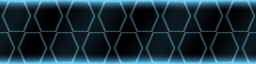
#> input picture assets_src/items/materials/buffer_ring.png, 256 x 64 px; its folder holds only this picture in this run
$ python img2vtf.py ../assets_src/items/materials/buffer_ring.png ../assets_src/items/materials/item_box_symbol.png
#> lines starting #> are read from the running program, lines starting #| are printed output that depends on the picture
#!/usr/bin/env python3
"""Convert an image to a Source VTF (+ VMT) under game/mod_hl2mp/materials/.

usage: img2vtf.py <image> <material path> [--type model|world|vgui] [--normal <image>]
                  [--surfaceprop NAME] [--metal] [--game-dir DIR]

<material path> is relative to materials/, without extension (e.g. props/crate01).
Run with tools/venv/bin/python (see tools/setup_venv.sh).

The VTF is written here directly (version 7.2, DXT1 without alpha, DXT5 with, full mip chain,
no thumbnail); Pillow does the resize and the DXT compression.

--type vgui is for HUD icons drawn by vgui (scripts/mod_textures.txt): UnlitGeneric, clamped, tinted
by the draw color through $vertexcolor and $vertexalpha. Draw those white on transparent.
"""
import argparse
import io
import struct
import sys
from pathlib import Path

from PIL import Image

REPO = Path(__file__).resolve().parent.parent
MAX_SIZE = 1024

IMAGE_FORMAT_DXT1, IMAGE_FORMAT_DXT5 = 13, 15
FLAG_CLAMPS, FLAG_CLAMPT = 0x4, 0x8
FLAG_NORMAL = 0x80
FLAG_NOLOD = 0x200
FLAG_EIGHTBITALPHA = 0x2000


def pow2_floor(n):
    p = 1
    while p * 2 <= n:
        p *= 2
    return p


def pow2_round(n):
    lo = pow2_floor(n)
    return lo * 2 if n - lo > lo * 2 - n else lo


def load(path):
    img = Image.open(path)
#> img is the input picture: PIL image 256x64 RGB; mean R, G, B 25.4, 48.5, 58.9
    img = img.convert("RGBA")
#> img: PIL image 256x64 RGBA
    w, h = (min(MAX_SIZE, max(4, pow2_round(d))) for d in img.size)
#> w = 256; h = 64
    if (w, h) != img.size:
        img = img.resize((w, h), Image.LANCZOS)
    return img


def has_alpha(img):
    return img.getchannel("A").getextrema()[0] < 255


def dxt_blocks(img, fmt):
    """Raw DXT block data for one mip level (DDS header stripped)."""
    if img.width < 4 or img.height < 4:
        canvas = Image.new("RGBA", (max(4, img.width), max(4, img.height)))
        canvas.paste(img, (0, 0))
        img = canvas
    buf = io.BytesIO()
    img.save(buf, "DDS", pixel_format="DXT5" if fmt == IMAGE_FORMAT_DXT5 else "DXT1")
    return buf.getvalue()[128:]


def encode_vtf(img, flags=0):
#> called with flags = 0
    fmt = IMAGE_FORMAT_DXT5 if has_alpha(img) else IMAGE_FORMAT_DXT1
#> fmt = 13
    if fmt == IMAGE_FORMAT_DXT5:
        flags |= FLAG_EIGHTBITALPHA
    mips = [img]
    while mips[-1].width > 1 or mips[-1].height > 1:
        w, h = mips[-1].size
        mips.append(img.resize((max(1, w // 2), max(1, h // 2)), Image.BOX))
#> after the loop, mips = 9 items
    r, g, b = (c / 255.0 for c in img.convert("RGB").resize((1, 1), Image.BOX).getpixel((0, 0)))
#> r = 0.102; g = 0.188; b = 0.231
    refl = [c ** 2.2 for c in (r, g, b)]
#> refl = [0.00658, 0.0254, 0.0399]
    header = struct.pack(
        "<4sIIIHHIHH4x3f4xfiBiBBH",
        b"VTF\0", 7, 2, 80, img.width, img.height, flags, 1, 0,
        *refl, 1.0, fmt, len(mips), -1, 0, 0, 1,
    )
    header = header.ljust(80, b"\0")
    # Source stores the mip chain smallest first.
    return header + b"".join(dxt_blocks(m, fmt) for m in reversed(mips))
#> in dxt_blocks (call 7), `img.save(buf, "DDS", pixel_format="DXT5" if fmt == IMAGE_FORMAT_DXT5 e..`:
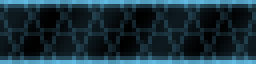
#> img: PIL image 64x16 RGBA (shown 4 times larger); mean R, G, B, A 25.7, 48.8, 59.2, 255
#> in dxt_blocks (call 8), `img.save(buf, "DDS", pixel_format="DXT5" if fmt == IMAGE_FORMAT_DXT5 e..`:
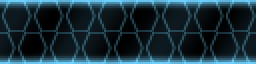
#> img: PIL image 128x32 RGBA (shown 2 times larger); mean R, G, B, A 25.8, 49, 59.5, 255


def write_vtf(src, rel, flags=0):
    out = REPO / "game/mod_hl2mp/materials" / (rel + ".vtf")
    out.parent.mkdir(parents=True, exist_ok=True)
    img = load(src)
    out.write_bytes(encode_vtf(img, flags))
    print(f"wrote {out.relative_to(REPO)} ({img.width}x{img.height})")
#| wrote game/mod_hl2mp/materials/../assets_src/items/materials/item_box_symbol.png.vtf (256x64)
    return has_alpha(img)


def main():
    ap = argparse.ArgumentParser(description=__doc__, formatter_class=argparse.RawDescriptionHelpFormatter)
    ap.add_argument("image")
    ap.add_argument("path", help="material path relative to materials/, no extension")
    ap.add_argument("--type", choices=["model", "world", "vgui"], default="model")
    ap.add_argument("--normal", help="normal map image (writes <path>_normal.vtf, sets $bumpmap)")
    ap.add_argument("--surfaceprop", default="default")
    ap.add_argument("--metal", action="store_true", help="add $envmap env_cubemap and $envmaptint")
    ap.add_argument("--game-dir", help=argparse.SUPPRESS)
    a = ap.parse_args()
    global REPO
    if a.game_dir:
        REPO = Path(a.game_dir)

    path = a.path.strip("/").removesuffix(".vtf").removesuffix(".vmt")
    if a.type == "vgui":
        write_vtf(a.image, path, FLAG_CLAMPS | FLAG_CLAMPT | FLAG_NOLOD)
        lines = ['"UnlitGeneric"', "{", f'\t"$basetexture" "{path}"', '\t"$translucent" "1"',
                 '\t"$vertexcolor" "1"', '\t"$vertexalpha" "1"', '\t"$ignorez" "1"', '\t"$no_fullbright" "1"', "}"]
        write_vmt(path, lines)
        return

    alpha = write_vtf(a.image, path)
#> alpha = False
    shader = "VertexLitGeneric" if a.type == "model" else "LightmappedGeneric"
    lines = [f'"{shader}"', "{", f'\t"$basetexture" "{path}"', f'\t"$surfaceprop" "{a.surfaceprop}"']
    if a.normal:
        write_vtf(a.normal, path + "_normal", FLAG_NORMAL)
        lines.append(f'\t"$bumpmap" "{path}_normal"')
    if a.metal:
        lines += ['\t"$envmap" "env_cubemap"', '\t"$envmaptint" "[ .5 .5 .5 ]"']
    if alpha and a.type == "model":
        lines.append('\t"$translucent" "1"')
    lines.append("}")
    write_vmt(path, lines)


def write_vmt(path, lines):
    vmt = REPO / "game/mod_hl2mp/materials" / (path + ".vmt")
    vmt.write_text("\n".join(lines) + "\n")
    print(f"wrote {vmt.relative_to(REPO)}")


if __name__ == "__main__":
    sys.exit(main())
#> (the program exits here)

$ run again, on assets_src/items/materials/seeker_eye.png
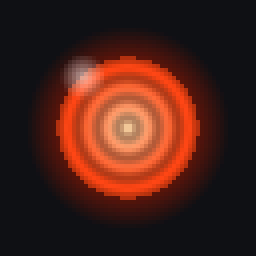
#> input picture assets_src/items/materials/seeker_eye.png, 64 x 64 px (shown 4 times larger)
#> in load, img is the input picture: PIL image 64x64 RGB; mean R, G, B 71.9, 33.4, 24.8
#> fmt = 13
#> after the loop in encode_vtf, `while mips[-1].width > 1 or mips[-1].height > 1:`: mips = 7 items
#> r = 0.282; g = 0.129; b = 0.098
#> refl = [0.0619, 0.0111, 0.00604]
#> in dxt_blocks (call 5), `img.save(buf, "DDS", pixel_format="DXT5" if fmt == IMAGE_FORMAT_DXT5 e..`:
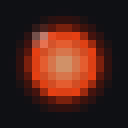
#> img: PIL image 16x16 RGBA (shown 8 times larger); mean R, G, B, A 72.1, 33.5, 25, 255
#> in dxt_blocks (call 6), `img.save(buf, "DDS", pixel_format="DXT5" if fmt == IMAGE_FORMAT_DXT5 e..`:
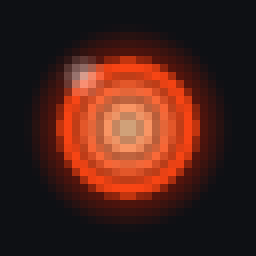
#> img: PIL image 32x32 RGBA (shown 8 times larger); mean R, G, B, A 72.2, 33.6, 25.1, 255
#| wrote game/mod_hl2mp/materials/../assets_src/items/materials/seeker_eye.png.vtf (64x64)
#> alpha = False

$ run again, on assets_src/items/materials/seeker_glow.png
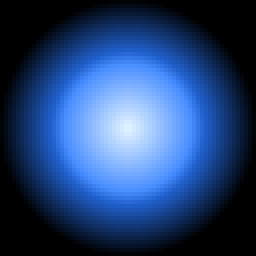
#> input picture assets_src/items/materials/seeker_glow.png, 64 x 64 px (shown 4 times larger)
#> in load, img is the input picture: PIL image 64x64 RGB; mean R, G, B 36.1, 66.7, 116.8
#> fmt = 13
#> after the loop in encode_vtf, `while mips[-1].width > 1 or mips[-1].height > 1:`: mips = 7 items
#> r = 0.141; g = 0.263; b = 0.459
#> refl = [0.0135, 0.0528, 0.18]
#> in dxt_blocks (call 5), `img.save(buf, "DDS", pixel_format="DXT5" if fmt == IMAGE_FORMAT_DXT5 e..`:
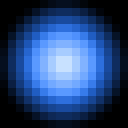
#> img: PIL image 16x16 RGBA (shown 8 times larger); mean R, G, B, A 36.4, 66.9, 117, 255
#| wrote game/mod_hl2mp/materials/../assets_src/items/materials/seeker_glow.png.vtf (64x64)
#> alpha = False
